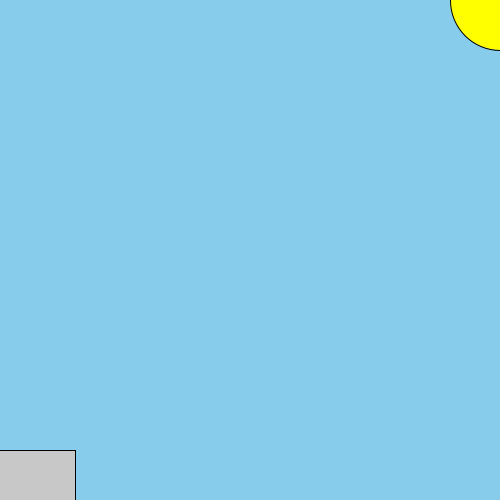
Frame 1 (no input)
Frame 60 (the mouse pressed at the canvas centre just before this capture): identical to frame 1, image omitted
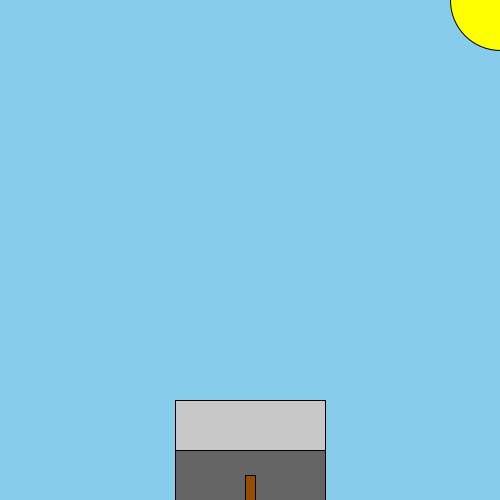
Frame 120 (the mouse held since frame 60 and released just before this capture)

The Processing sketch that drew these frames (run headless with seeded random() and noise(); from frame 60 on, the mouse is pressed at the canvas centre):

// Processing sketch: Owen_Annear
// ── Owen_Annear.pde
class Rectangle { //create rectangles woo yeah
  int x, y, w, h;
  color fillcolor;
  
  Rectangle(int x, int y, int w, int h, color fillcolor) { // constructor for rectangle class
    this.x = x;
    this.y = y;
    this.h = h;
    this.w = w;
    this.fillcolor = fillcolor;
  }
  
  void display() { // method to draw rectangles on screen
    fill(fillcolor);
    rect(x, y, w, h);
  }
  
  boolean isInside(int mx, int my) { //check if point mx and my are inside the rectangle
    return (mx >= x - w / 2 && mx <= x + w / 2 && 
            my >= y - h / 2 && my <= y + h / 2);
  }
}
  
// Lists to store the drawn rectangles
ArrayList<Rectangle> Floors;
ArrayList<Rectangle> Doors;
ArrayList<Rectangle> Windows;

// List to store background colours and index 'Time' used to access indeces
ArrayList<Integer> Backgrounds;
int Time = 0;
  
void setup() {
  size(500,500);
  rectMode(CENTER);
  Floors = new ArrayList<Rectangle>();
  Doors = new ArrayList<Rectangle>();
  Windows = new ArrayList<Rectangle>();
  
  Backgrounds = new ArrayList<Integer>();
  Backgrounds.add(color(135, 205, 235));
  Backgrounds.add(color(50,50,50));
}

void draw() { // throws up shapes on the screen
  background(Backgrounds.get(Time));
  
  if (Time == 0) { // Draw sun or moon depending on chosen time
    fill(255,255,0);
  } else {
    fill (255,255,255);
  }
  ellipse(500,0,100,100);
  
  fill(200);
  rect(mouseX, 500-(50*Floors.size()+25), 150, 50); //have a light grey rectangle follow mouse
                                                    //and sits on top of previous floor
  for (Rectangle floor : Floors) { // draw floors
    floor.display();
  }
  
  for (Rectangle door : Doors) { // draw door
    door.display();
  }
  
  for (Rectangle window : Windows) { // draw windows
    window.display();
  }
}

void mousePressed() { // draw floors using mouse
  

  if (Floors.size() == 0) { // draw first floor, which includes a door
    Floors.add(new Rectangle(mouseX, 500-(50*Floors.size()+25), 150, 50, 100));
    Doors.add(new Rectangle(mouseX, 500-25/2, 10, 25, color(150, 75, 0)));
  } else {
    Rectangle floor = Floors.get(Floors.size()-1); //ensure that second+ floors are on top of previous floors
    if (floor.isInside(mouseX+75, floor.y) == true || floor.isInside(mouseX-75, floor.y)) {
      Floors.add(new Rectangle(mouseX, 500-(50*Floors.size()+25), 150, 50, 100));
    }
  }
}

void keyPressed() {
  if (key == 'r') { // clear all floors, windows when r is pressed
    Floors.clear();
    Doors.clear();
    Windows.clear();
  }
  if (key == 'w' && Floors.size() >= 1) { // create windows over mouse cursor if w is pressed
    for (int i = 0; i < Floors.size(); i++) { // ensure windows can only be placed on floors
      Rectangle floor = Floors.get(i);
      if (floor.isInside(mouseX+5, mouseY+5)==true && floor.isInside(mouseX-5, mouseY-5)==true) {
        Windows.add(new Rectangle(mouseX, mouseY, 10, 10, color(0,0,255)));
      } 
    }
  }
  if (key == 't') { // Change the background colour
    if (Time < Backgrounds.size() -1) {
      Time = Time +1;
    } else {
      Time = 0;
    }
  }
}
